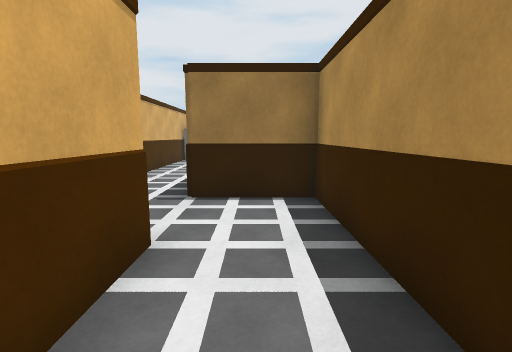
[1] (above)

16 first-person views from a walk through a 3-D level made in the Unity game engine. The camera is 1.4 m above the floor, tilts 8° down and sees 85° across. Doors are open. The floor is counted in squares, 1 m on a side. Each view is taken from the middle of a square. On the plan, view 1 faces up. The plan holds only what a view shows up to about 14 squares ahead; the rest is blank. The place goes on beyond the plan. The player character is not drawn.

[2]
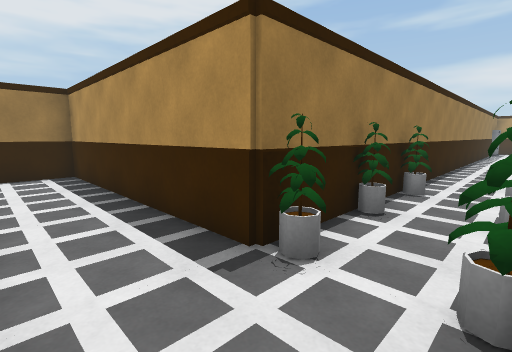

[3]
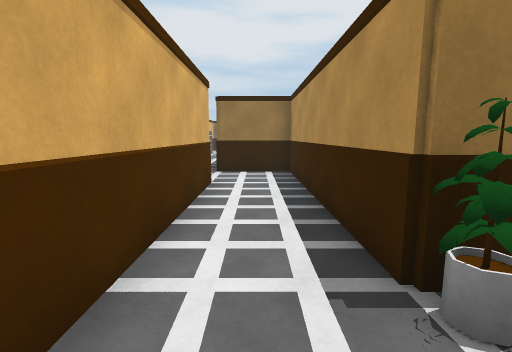

[4]
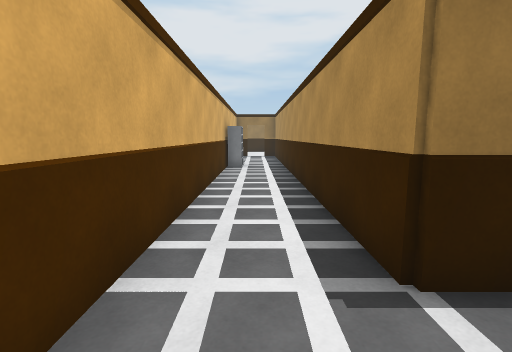

[5]
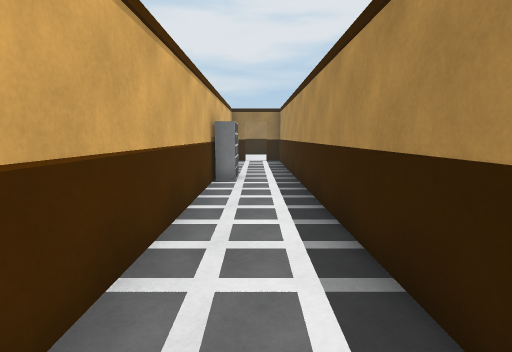

[6]
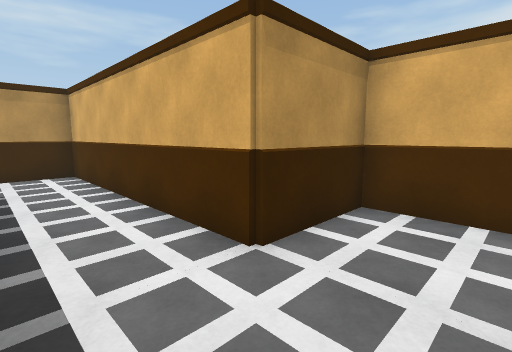

[7]
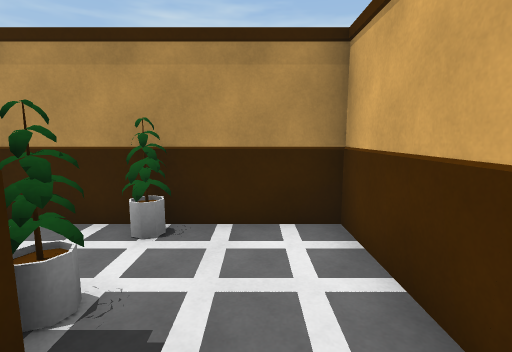

[8]
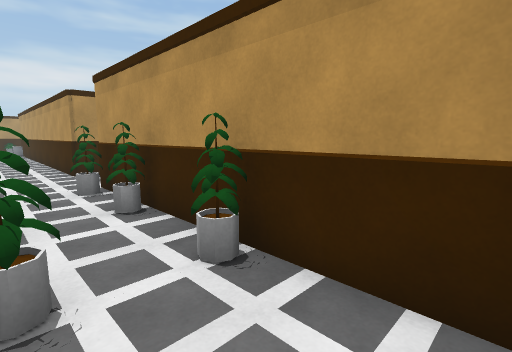

[9]
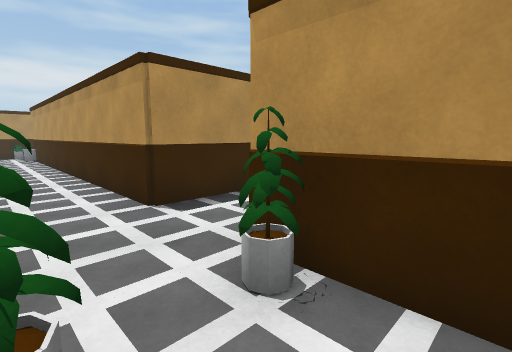

[10]
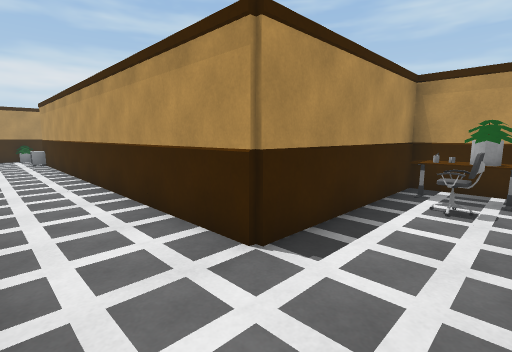

[11]
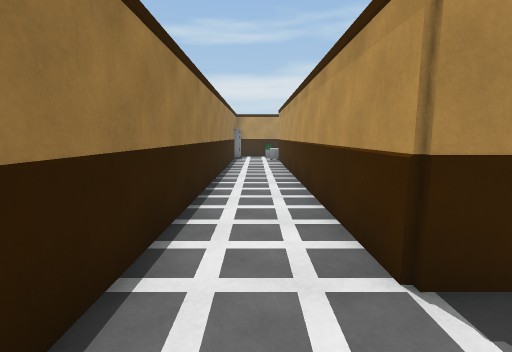

[12]
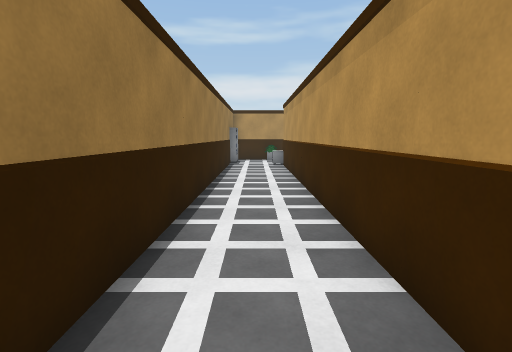

[13]
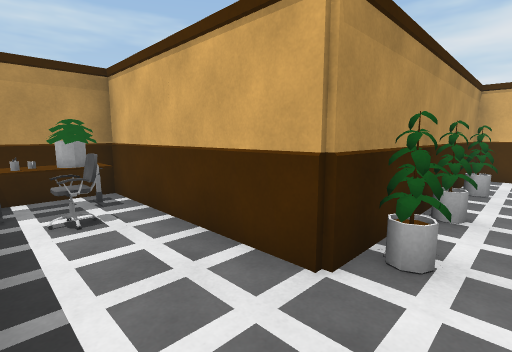

[14]
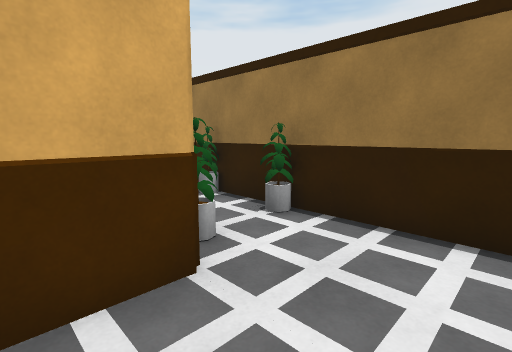

[15]
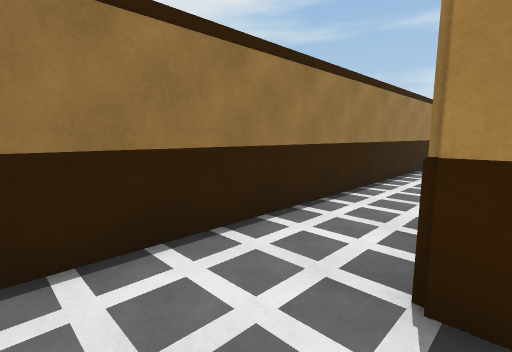

[16]
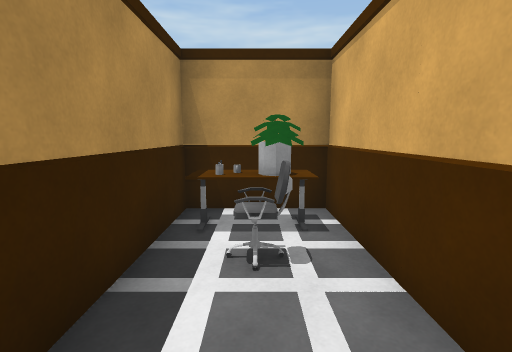

### Floor plan
Points are (right, up) in squares from view 1. A wall is a line through its corners. A room is listed if a view was taken in it or the views show most of it. See-through windows are left out.
Room 1 (views 1, 2, 3, 4, 5, 6, 7, 8, 9)
walls: (6.6, -2.6) (1.4, -2.6) (1.4, 6.4) (-1.6, 6.4) (-1.6, 18.5); (-4.4, 16.3) (-4.4, 3.6) (-1.4, 3.6) (-1.4, -5.4) (6.6, -5.4)
ways out: opening at (6, -4) to room 2
objects: shelf (-4, 17) to (-4, 18); other object (1, -5) to (2, -5); other object (2, -3); other object (4, -5); other object (4, -3); other object (6, -3) to (7, -3)
Room 2 (views 10, 11, 12, 13, 14, 15, 16)
walls: (6.6, -5.4) (7.6, -5.4) (7.6, -11.4) (10.4, -11.4) (10.4, -5.4) (24.5, -5.4); (24.5, -2.6) (6.6, -2.6)
ways out: opening at (6, -4) to room 1
objects: other object (7, -5); other object (8, -11) to (9, -10); other object (9, -10); chair (9, -9); other object (10, -10)

Where each view was taken, in squares from view 1:
view 1: 0 up, 0 right, facing up
view 2: 5 down, 1 left, facing up-right
view 3: 5 down, 0 right, facing up
view 4: 4 up, 3 left, facing up
view 5: 8 up, 3 left, facing up
view 6: 6 up, 1 right, facing down-left
view 7: 1 down, 0 right, facing down
view 8: 3 down, 1 left, facing down-right
view 9: 3 down, 5 right, facing down-right
view 10: 3 down, 8 right, facing down-right
view 11: 4 down, 8 right, facing right
view 12: 4 down, 11 right, facing right
view 13: 4 down, 10 right, facing down-left
view 14: 7 down, 10 right, facing up-left
view 15: 6 down, 8 right, facing up-right
view 16: 6 down, 9 right, facing down
